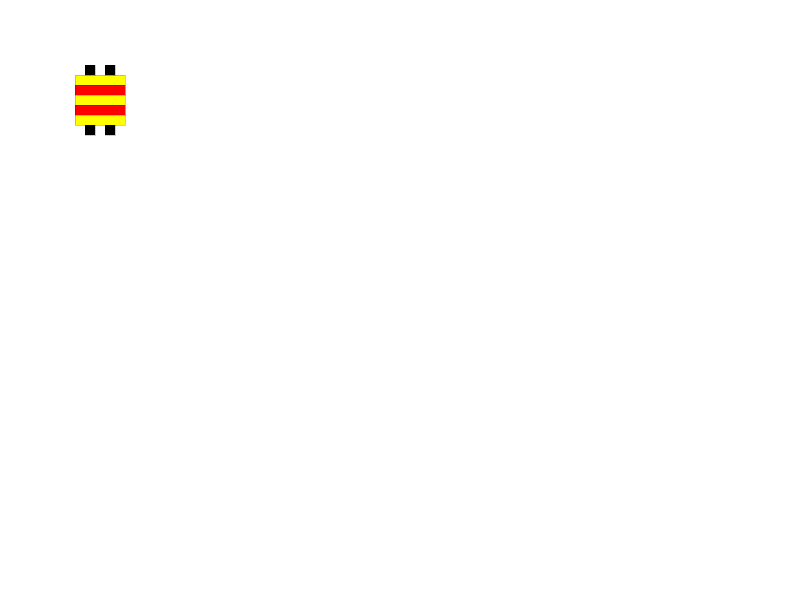
Frame 1 (no input)
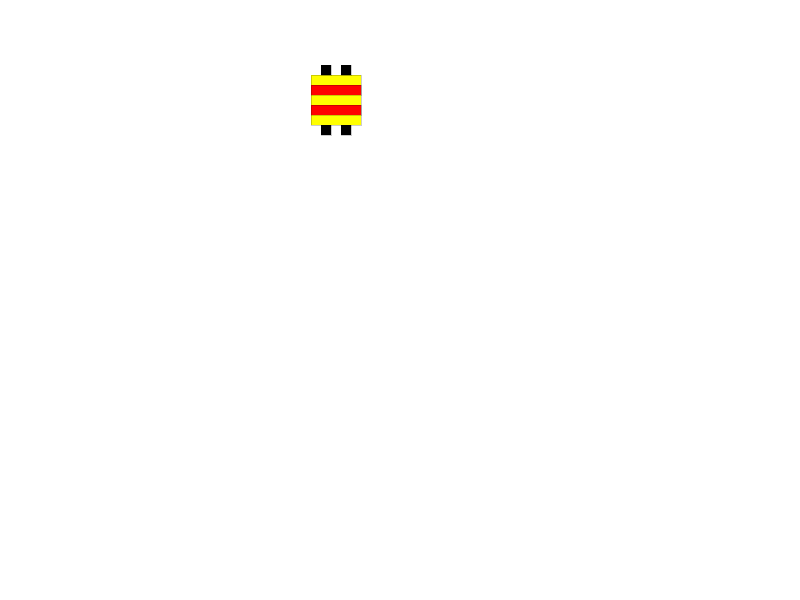
Frame 60 (the mouse pressed at the canvas centre just before this capture)
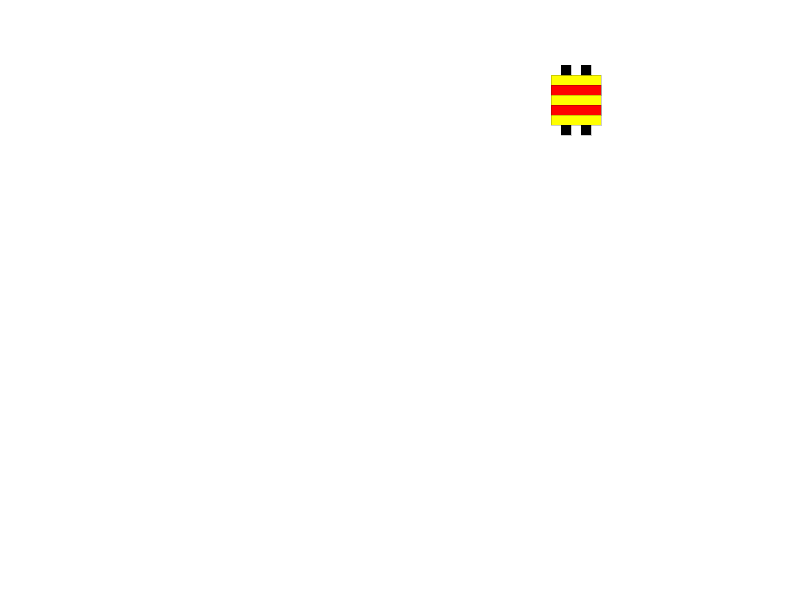
Frame 120 (the mouse held since frame 60 and released just before this capture)

The Processing sketch that drew these frames (run headless with seeded random() and noise(); from frame 60 on, the mouse is pressed at the canvas centre):

// Processing sketch: processing_138347
// ── processing_138347.pde

int x = 100;
int y = 100;
int speed = 4;

void setup(){
  size(800,600);
}

void draw(){
  background(255);
  strokeWeight(0.2);
  carDesign();
   //MOVE
  x = x+ speed;
 
 //return 
 if (x > width || x < 0){
   speed = speed * -1;
 }
}
  
void carDesign(){
   rectMode(CENTER);
  //body
  fill(255,255,0);
  rect(x,y,50,50);
  //stripe
  fill(255,0,0);
  rect(x,y-10,50,10);  
  rect(x,y+10,50,10);
  
  //wheel
  fill(0);
  rect(x-10,y-30,10,10);
  rect(x+10,y-30,10,10);
  rect(x-10,y+30,10,10);
  rect(x+10,y+30,10,10);
}
